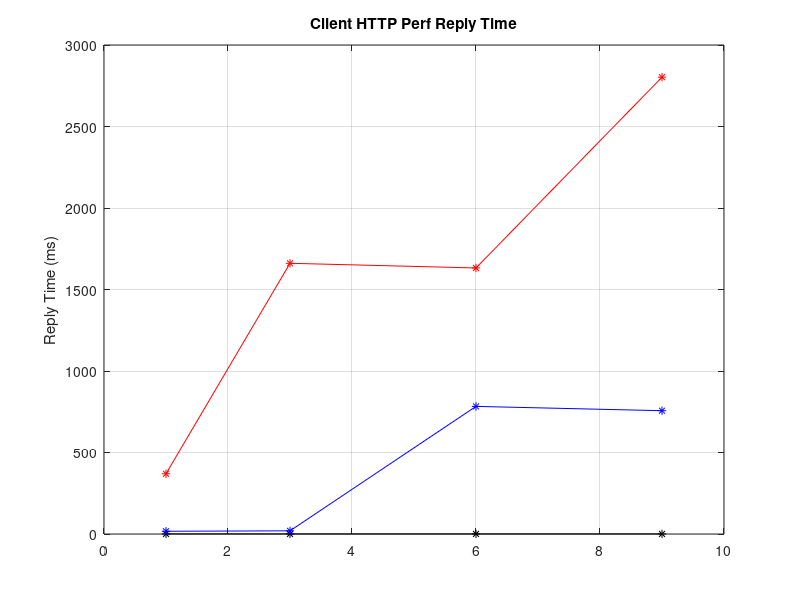
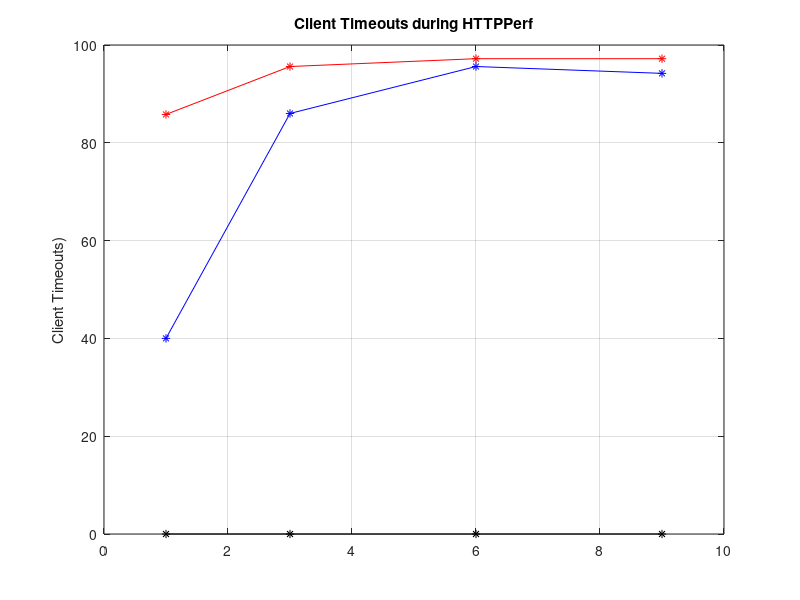
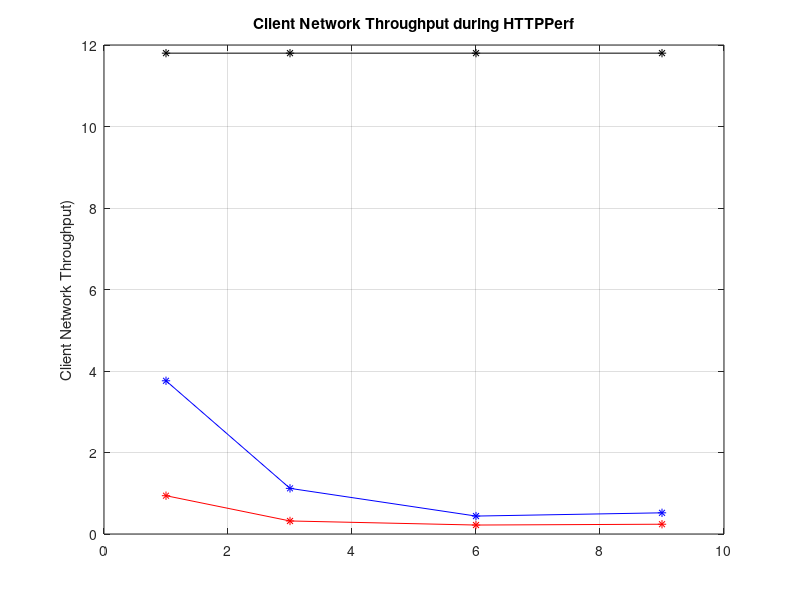

Write MATLAB code to recreate these figures, in order.
clc;
clear all;
close all;

% [1,3,6,9] Flooders

%%%%%%%%%%%%%%%%%%%%%%%%%%%% REPLY TIME %%%%%%%%%%%%%%%%%%%%%%%%%%%%

flooders=[1,3,6,9];

meanTimeNoAttack = [ 0.5000 0.5000 0.5000 0.5000 ];
meanTimeAttack =   [ 369.4800 1660.82 1632.16 2802.5 ];
meanTimeDefense=   [ 16.8200  19.46 782.88 756.48 ];

stdTimeNoAttack = [ 0.0707 0.0707 0.0707 0.0707 ];
stdTimeAttack =   [ 229.3887 918.077614910635 471.845894334157 1235.85535561408];
stdTimeDefense=   [ 21.9443 5.49618049194165 787.490213907449 465.803565894466];

figure(1)

plot(flooders,meanTimeNoAttack, '-k*');

hold on;
grid on;

plot(flooders,meanTimeAttack, '-r*');

plot(flooders,meanTimeDefense, '-b*');

txt = findobj(gca,'Type','text');
set(findobj(gca,'Type','text'),'FontSize',20)
set(txt(1:end),'VerticalAlignment', 'Middle');

ylabel('Reply Time (ms)')
title('Client HTTP Perf Reply Time')


%%%%%%%%%%%%%%%%%%%%%%%%%%%% CLIENT TIMEOUTS %%%%%%%%%%%%%%%%%%%%%%%%%%%%

meanOutNoAttack = [0 0 0 0 ];
meanOutAttack =   [85.8 95.6 97.2 97.2 ];
meanOutDefense=   [40   86   95.6 94.2 ];

stdOutNoAttack = [0 0 0 0 ];
stdOutAttack =   [2.38746727726266  1.67332005306815 2.16794833886788 1.48323969741913 ];
stdOutDefense=   [22.9237867726953 7.64852927038918 1.14017542509914 4.08656334834051];
      
figure(2)

plot(flooders,meanOutNoAttack, '-k*');

hold on;
grid on;

plot(flooders,meanOutAttack, '-r*');

plot(flooders,meanOutDefense, '-b*');

txt = findobj(gca,'Type','text');
set(findobj(gca,'Type','text'),'FontSize',20)
set(txt(1:end),'VerticalAlignment', 'Middle');

ylabel('Client Timeouts)')
title('Client Timeouts during HTTPPerf')





%%%%%%%%%%%%%%%%%%%%%%%%%%%% CLIENT NWK %%%%%%%%%%%%%%%%%%%%%%%%%%%%


meanNwkNoAttack = [11.8 11.8 11.8 11.8];
meanNwkAttack =   [0.94 0.32 0.22 0.24];
meanNwkDefense=   [3.76 1.12 0.44  0.52];

stdNwkNoAttack = [0 0 0 0 ];
stdNwkAttack =   [0.114017542509914  0.130384048104053 0.130384048104053 0.114017542509914];
stdNwkDefense=   [1.43282936876657 0.580517010948  0.0547722557505166 0.277488738510232];




figure(3)

plot(flooders,meanNwkNoAttack, '-k*');

hold on;
grid on;

plot(flooders,meanNwkAttack, '-r*');

plot(flooders,meanNwkDefense, '-b*');

txt = findobj(gca,'Type','text');
set(findobj(gca,'Type','text'),'FontSize',20)
set(txt(1:end),'VerticalAlignment', 'Middle');

ylabel('Client Network Throughput)')
title('Client Network Throughput during HTTPPerf')

